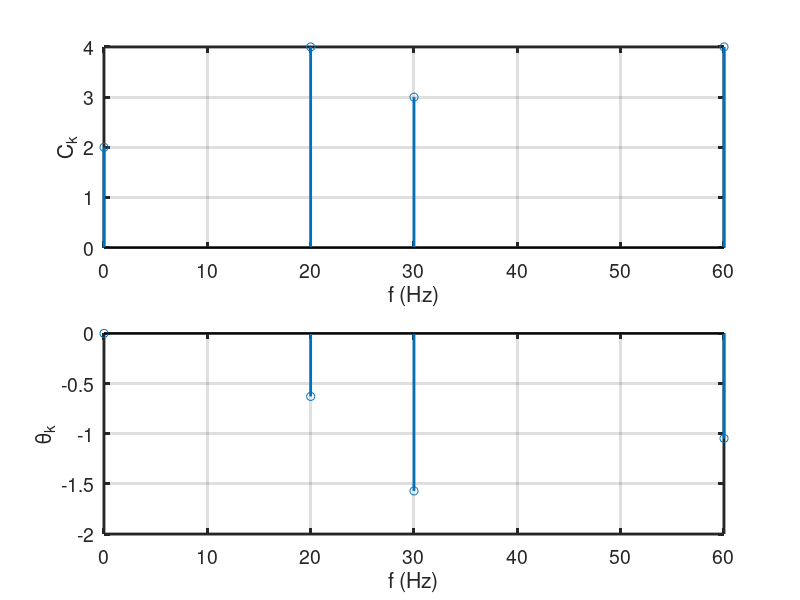
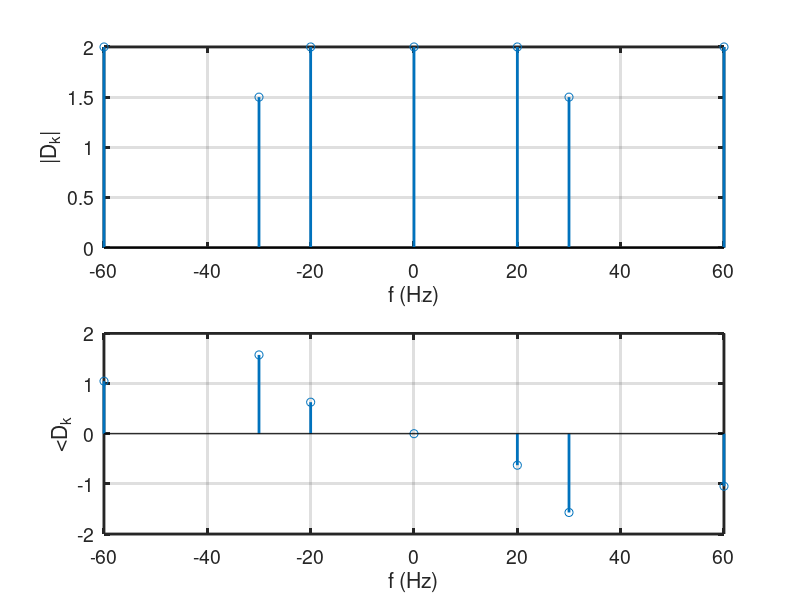
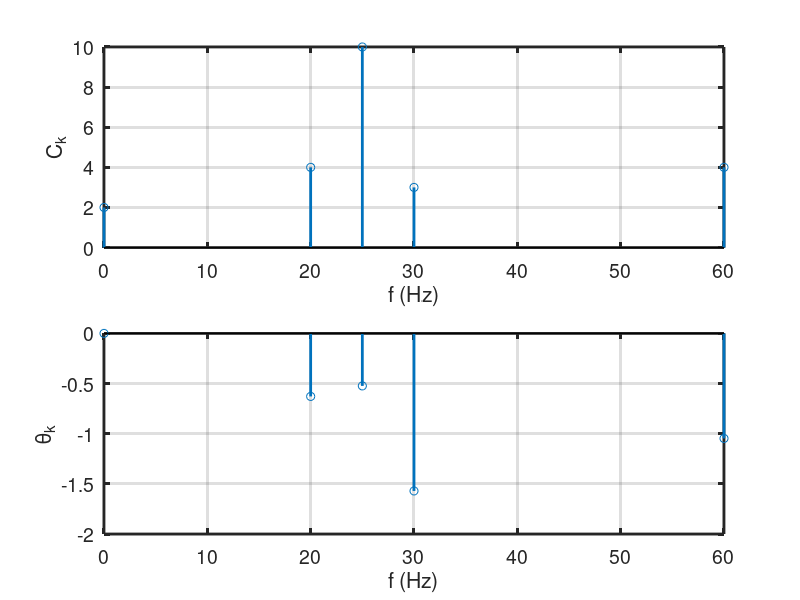
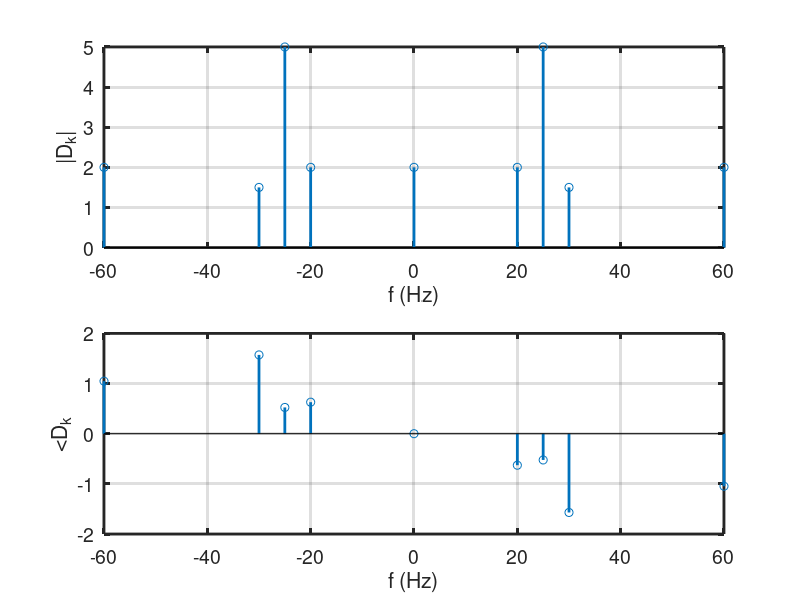

Write MATLAB code to recreate these figures, in order.

close all;
%period

c1 = [ 2 4 3 4];
f1 = [0 20 30 60];
phi1 = [0 -pi/5 -pi/2 -pi/3];


d1 = [2 1.5 2 2 2 1.5 2];
f2 = [-60 -30 -20 0 20 30 60];
phi2 = [pi/3 pi/2 pi/5 0 -pi/5 -pi/2 -pi/3];



figure(1)
subplot(211);

stem(f1,c1,'LineWidth',2);
xlabel('f (Hz)','FontSize',14);
ylabel('C_k','FontSize',14);
set(gca,'FontSize',14,'LineWidth',2);
grid on
%ylim([-0.2 2.2])

subplot(212);

stem(f1,phi1,'LineWidth',2);
xlabel('f (Hz)','FontSize',14);
ylabel('\theta_k','FontSize',14);
set(gca,'FontSize',14,'LineWidth',2);
grid on



figure(2)
subplot(211);

stem(f2,d1,'LineWidth',2);
xlabel('f (Hz)','FontSize',14);
ylabel('|D_k|','FontSize',14);
set(gca,'FontSize',14,'LineWidth',2);
grid on
%ylim([-0.2 2.2])

subplot(212);

stem(f2,phi2,'LineWidth',2);
xlabel('f (Hz)','FontSize',14);
ylabel('<D_k','FontSize',14);
set(gca,'FontSize',14,'LineWidth',2);
grid on




c2 = [2 4 10 3 4];
f3 = [0 20 25 30 60];
phi3 = [0 -pi/5 -pi/6 -pi/2 -pi/3];


d2 = [2 1.5 5 2 2 2 5 1.5 2];
f4 = [-60 -30 -25 -20 0 20 25 30 60];
phi4 = [pi/3 pi/2 pi/6 pi/5 0 -pi/5 -pi/6 -pi/2 -pi/3];



figure(3)
subplot(211);

stem(f3,c2,'LineWidth',2);
xlabel('f (Hz)','FontSize',14);
ylabel('C_k','FontSize',14);
set(gca,'FontSize',14,'LineWidth',2);
grid on
%ylim([-0.2 2.2])

subplot(212);

stem(f3,phi3,'LineWidth',2);
xlabel('f (Hz)','FontSize',14);
ylabel('\theta_k','FontSize',14);
set(gca,'FontSize',14,'LineWidth',2);
grid on



figure(4)
subplot(211);

stem(f4,d2,'LineWidth',2);
xlabel('f (Hz)','FontSize',14);
ylabel('|D_k|','FontSize',14);
set(gca,'FontSize',14,'LineWidth',2);
grid on
%ylim([-0.2 2.2])

subplot(212);

stem(f4,phi4,'LineWidth',2);
xlabel('f (Hz)','FontSize',14);
ylabel('<D_k','FontSize',14);
set(gca,'FontSize',14,'LineWidth',2);
grid on

